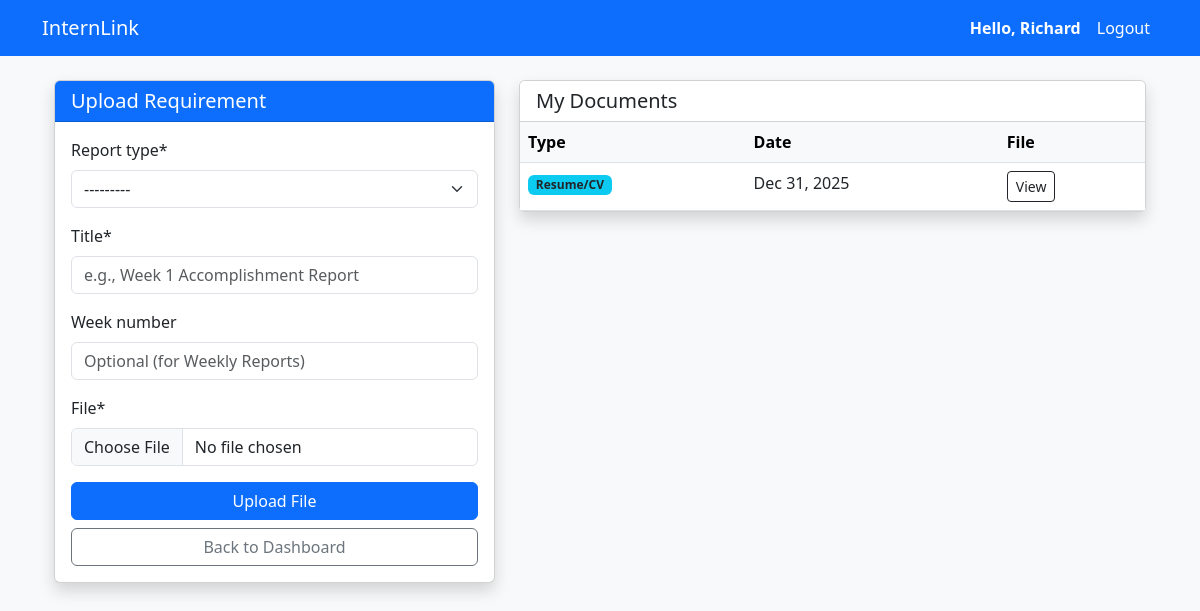
The app's page /documents/upload/ (signed in) with its own data.
### app/models.py (models this page shows, shortened)
class User(AbstractUser):
    class Role(models.TextChoices):
        STUDENT = "student", "Student"
        COORDINATOR = "coordinator", "Coordinator"
        SUPERVISOR = "supervisor", "Supervisor"
    email = models.EmailField(unique=True)
    role = models.CharField(max_length=20, choices=Role.choices)

class StudentReport(models.Model):
    REPORT_TYPES = [
        ("weekly_report", "Weekly Report"),
        ("narrative", "Narrative Report"),
        ("resume", "Resume/CV"),
        ("moa", "Memorandum of Agreement"),
        ("reflection", "Reflection Paper"),
        ("other", "Other"),
    ]
    internship = models.ForeignKey(
        "Internship", on_delete=models.CASCADE, related_name="student_reports"
    )
    report_type = models.CharField(max_length=50, choices=REPORT_TYPES)
    title = models.CharField(max_length=255)
    file = models.FileField(upload_to=student_report_upload_path)
    week_number = models.PositiveIntegerField(blank=True, null=True)
    submitted_at = models.DateTimeField(auto_now_add=True)
    supervisor_remarks = models.TextField(blank=True, null=True)
    created_at = models.DateTimeField(auto_now=True)

### app/views.py (the view)
# urls.py: path("documents/upload/", views.upload_document, name="upload_document"),
@login_required
def upload_document(request):
    if not hasattr(request.user, "student_profile"):
        return redirect("dashboard")
    active_internship = Internship.objects.filter(
        student=request.user.student_profile, status="ongoing"
    ).first()
    if not active_internship:
        messages.error(
            request, "You must have an active internship to upload documents."
        )
        return redirect("dashboard")
    if request.method == "POST":
        form = StudentReportForm(request.POST, request.FILES)
        if form.is_valid():
            report = form.save(commit=False)
            report.internship = active_internship
            report.save()
            messages.success(request, "Document uploaded successfully!")
            return redirect("dashboard")
    else:
        form = StudentReportForm()
    existing_reports = active_internship.student_reports.all().order_by("-submitted_at")
    return render(
        request,
        "app/upload_document.html",
        {"form": form, "existing_reports": existing_reports},
    )

### app/forms.py
class StudentReportForm(forms.ModelForm):
    class Meta:
        model = StudentReport
        fields = ["report_type", "title", "week_number", "file"]
        widgets = {
            "report_type": forms.Select(attrs={"class": "form-select"}),
            "title": forms.TextInput(
                attrs={
                    "class": "form-control",
                    "placeholder": "e.g., Week 1 Accomplishment Report",
                }
            ),
            "week_number": forms.NumberInput(
                attrs={
                    "class": "form-control",
                    "placeholder": "Optional (for Weekly Reports)",
                }
            ),
            "file": forms.ClearableFileInput(attrs={"class": "form-control"}),
        }

### app/templates/app/upload_document.html (shortened to what this page needs)
{% extends 'app/base.html' %} {% load crispy_forms_tags %} {% block content %}
<div class="container">
  <div class="row justify-content-center">
    <div class="col-md-5">
      <div class="card shadow mb-4">
        <div class="card-header bg-primary text-white">
          <h5 class="mb-0">Upload Requirement</h5>
        </div>
        <div class="card-body">
          <form
            method="POST"
            enctype="multipart/form-data">
            {% csrf_token %} {{ form|crispy }}
            <div class="d-grid gap-2 mt-3">
              <button
                type="submit"
                class="btn btn-primary">
                Upload File
              </button>
              <a
                href="{% url 'dashboard' %}"
                class="btn btn-outline-secondary"
                >Back to Dashboard</a
              >
            </div>
          </form>
        </div>
      </div>
    </div>
    <div class="col-md-7">
      <div class="card shadow">
        <div class="card-header bg-white">
          <h5 class="mb-0">My Documents</h5>
        </div>
        <div class="card-body p-0">
          <table class="table table-hover mb-0">
            <thead class="table-light">
              <tr>
                <th>Type</th>
                <th>Date</th>
                <th>File</th>
              </tr>
            </thead>
            <tbody>
              {% for report in existing_reports %}
              <tr>
                <td>
                  <span class="badge bg-info text-dark">{{ report.get_report_type_display }}</span>
                </td>
                <td>{{ report.submitted_at|date:"M d, Y" }}</td>
                <td>
                  <a
                    href="{{ report.file.url }}"
                    target="_blank"
                    class="btn btn-sm btn-outline-dark">
                    View
                  </a>
                </td>
              </tr>
              {% endfor %}
            </tbody>
          </table>
        </div>
      </div>
    </div>
  </div>
</div>
{% endblock %}

### app/templates/app/base.html (shortened to what this page needs)
<!DOCTYPE html>
<html lang="en">
  <head>
    <link
      href="https://cdn.jsdelivr.net/npm/bootstrap@5.3.0/dist/css/bootstrap.min.css"
      rel="stylesheet" />
  </head>
  <body class="bg-light">
    <nav class="navbar navbar-expand-lg navbar-dark bg-primary">
      <div class="container">
        <a class="navbar-brand" href="{% url 'dashboard' %}">InternLink</a>
        <div class="collapse navbar-collapse">
          <ul class="navbar-nav ms-auto">
            {% if user.is_authenticated %}
            <li class="nav-item">
              <span class="nav-link text-white fw-bold">
                Hello, {{ user.first_name|default:user.username }}
              </span>
            </li>
            <li class="nav-item">
              <form action="{% url 'logout' %}" method="post" class="d-inline">
                <button
                  type="submit"
                  class="nav-link btn btn-link text-white"
                  style="text-decoration: none">
                  Logout
                </button>
              </form>
            </li>
            {% endif %}
          </ul>
        </div>
      </div>
    </nav>
    <div class="container mt-4">
       {% block content %} {% endblock %}
    </div>
  </body>
</html>

### records on screen
User: first_name "Richard"
StudentReport: report_type "Resume/CV", submitted_at "Dec 31, 2025"
